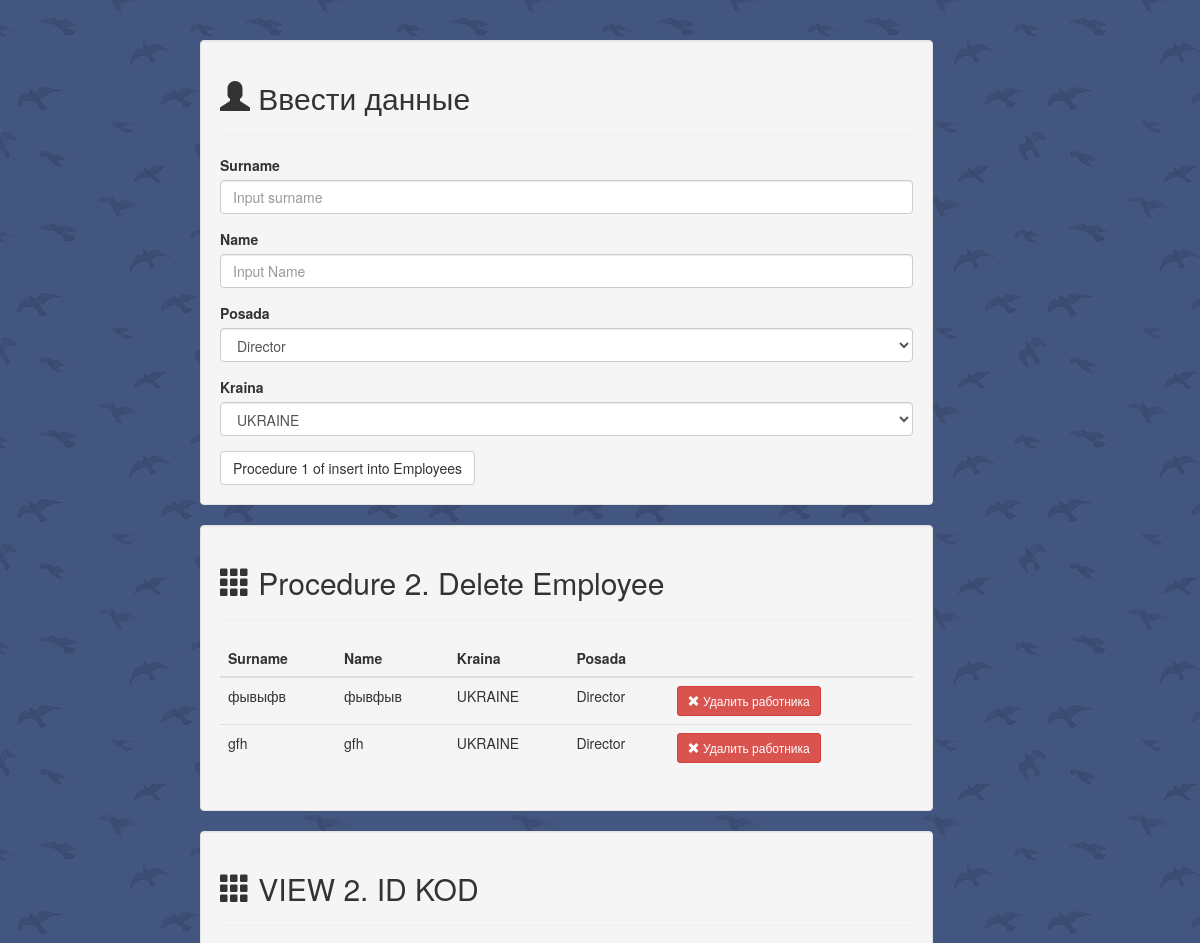
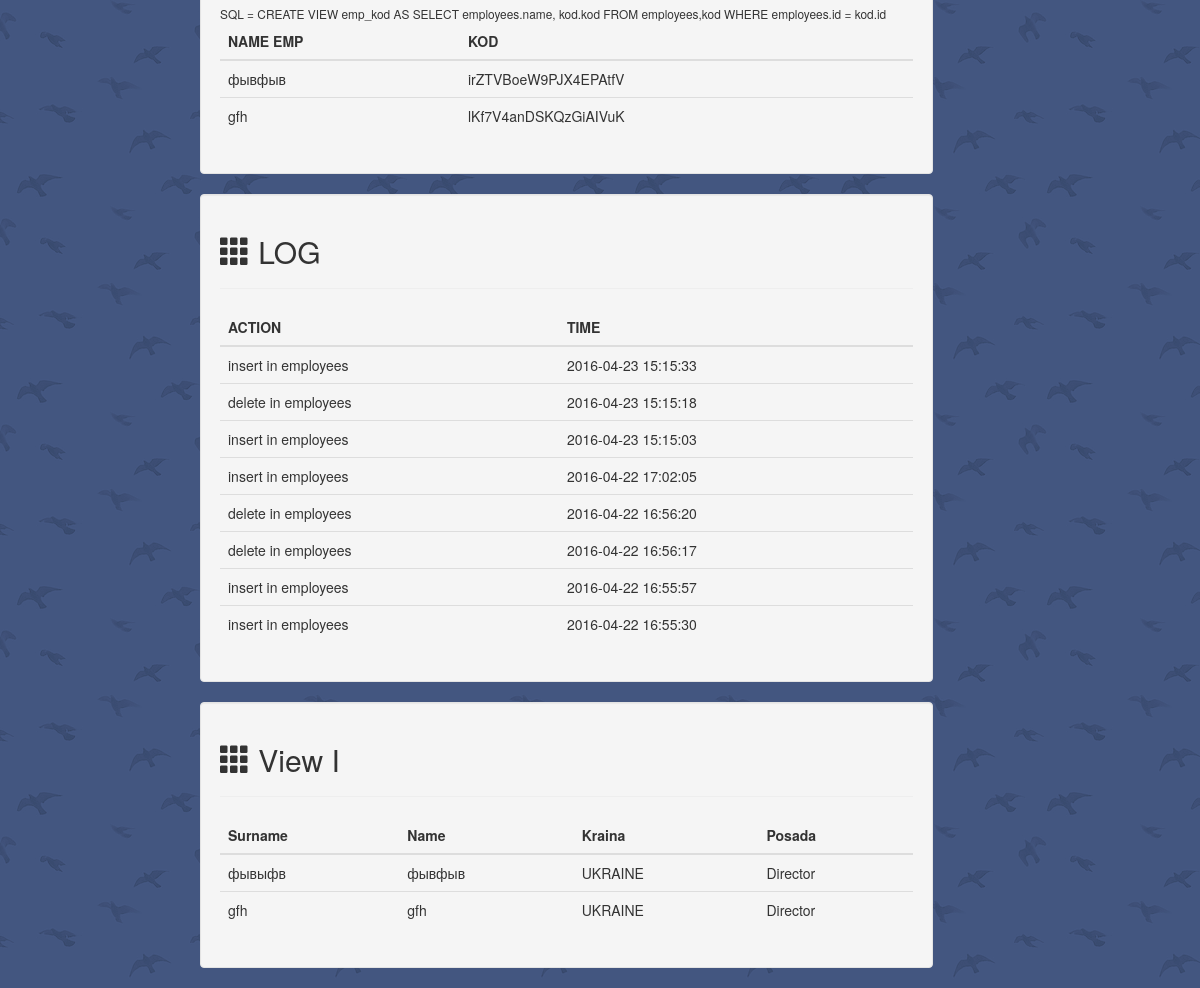
Screenshot of /Example_PostgreSQL/index1.php with the database file from the repository (2 pictures, top to bottom).
### tables this page shows
CREATE TABLE `log` (
  `id` int(11) NOT NULL,
  `action` varchar(50) DEFAULT NULL,
  `time` timestamp NOT NULL DEFAULT CURRENT_TIMESTAMP
);

### Example_PostgreSQL/index1.php (the view, shortened to what this page needs)
<?php
$host = "localhost";
$user = "root";
$password = "";
$db_name = "dbes";
try{
     $db = new PDO("mysql:host=$host;dbname=$db_name", $user, $password);
     $db->setAttribute( PDO::ATTR_ERRMODE, PDO::ERRMODE_EXCEPTION );
     $db->exec("SET NAMES utf8");
   }
   catch(PDOException $e){ echo $e->getMessage();  }
?>
<!DOCTYPE html>
<html lang="en">
<head>
 <link rel="stylesheet" href="booter/css/bootstrap.css" >
</head>
<body >
    <br> <br>
<div class="container-fluid">
  <div class="row">
    <div id="content" class="col-sm-8 col-md-offset-2">
        <div class="row">
              <div class="col-sm-11 well">
                <h2><span class="glyphicon glyphicon-user"></span> Ввести данные </h2>
                <hr>
                <form action="index1.php" method="post">
                     <div class="form-group">
                       <label>Surname</label>
                       <input type="text" name="surname" class="form-control"  placeholder="Input surname" required>
                     </div>
                     <div class="form-group">
                       <label>Name</label>
                       <input type="text" name="name" class="form-control"  placeholder="Input Name" required>
                     </div>
                     <div class="form-group">
                       <label>Posada</label>
                       <select name="posada"  class="form-control">
                         <option selected value="1">Director</option>
                        </select>
                     </div>
                     <div class="form-group">
                       <label>Kraina</label>
                       <select name="kraina"  class="form-control">
                         <option selected value="1">UKRAINE</option>
                        </select>
                     </div>
                     <button type="submit" name="input" class="btn btn-default">Procedure 1 of insert into Employees</button>
                    </form>
              </div>
              <div class="col-sm-11 well" >
                <h2><span class="glyphicon glyphicon-th"></span> Procedure 2. Delete Employee</h2>
                <hr>
                <table class="table table-hover">
                  <thead>
                    <tr>
                      <th>Surname</th>
                      <th>Name</th>
                      <th>Kraina</th>
                      <th>Posada</th>
                      <th></th>
                    </tr>
                  </thead>
                  <tbody>
                    <?php
                    $query = $db->query("SELECT * FROM emp_kr_pos");
                    while($data1 = $query->fetch(PDO::FETCH_ASSOC) )
                     {  ?>
                          <tr>
                            <td><?php echo $data1['surname']; ?></td>
                            <td><?php echo $data1['name']; ?></td>
                            <td><?php echo $data1['kraina']; ?></td>
                            <td><?php echo $data1['posada']; ?></td>
                            <td>
                                <form action="index1.php" method="post">
                                      <button name="del_emp" type="submit" class="btn btn-danger btn-sm"><span class="glyphicon glyphicon-remove"></span> Удалить работника</button>
                                </form>
                            </td>
                          </tr>
              <?php } ?>
                  </tbody>
                </table>
              </div>
              <div class="col-sm-11 well" >
                <h2><span class="glyphicon glyphicon-th"></span> VIEW 2. ID KOD</h2>
                <hr>
                <small>SQL = CREATE VIEW emp_kod AS SELECT employees.name, kod.kod FROM employees,kod WHERE employees.id = kod.id </small>
                <table class="table table-hover">
                  <thead>
                    <tr>
                      <th>NAME EMP</th>
                      <th>KOD</th>
                    </tr>
                  </thead>
                  <tbody>
                    <?php
                    $query = $db->query("SELECT * FROM emp_kod");
                    while($data1 = $query->fetch(PDO::FETCH_ASSOC))
                     {  ?>
                          <tr>
                            <td><?php echo $data1['name']; ?></td>
                            <td><?php echo $data1['kod']; ?></td>
                          </tr>
              <?php } ?>
                  </tbody>
                </table>
              </div>
<div class="col-sm-11 well" >
              <h2><span class="glyphicon glyphicon-th"></span> LOG</h2>
              <hr>
              <table class="table table-hover">
                <thead>
                  <tr>
                    <th>ACTION</th>
                    <th>TIME</th>
                  </tr>
                </thead>
                <tbody>
                  <?php
                  $query = $db->query("SELECT * FROM log");
                  while($data1 = $query->fetch(PDO::FETCH_ASSOC))
                   {  ?>
                        <tr>
                          <td><?php echo $data1['action']; ?></td>
                          <td><?php echo $data1['time']; ?></td>
                        </tr>
            <?php } ?>
                </tbody>
              </table>
  </div>
          <div class="col-sm-11 well" >
            <h2><span class="glyphicon glyphicon-th"></span> View I</h2>
            <hr>
            <table class="table table-hover">
              <thead>
                <tr>
                  <th>Surname</th>
                  <th>Name</th>
                  <th>Kraina</th>
                  <th>Posada</th>
                </tr>
              </thead>
              <tbody>
                <?php
                $query = $db->query("SELECT * FROM emp_kr_pos");
                $query->setFetchMode(PDO::FETCH_ASSOC);
                while($data1 = $query->fetch())
                 {  ?>
                      <tr>
                        <td><?php echo $data1['surname']; ?></td>
                        <td><?php echo $data1['name']; ?></td>
                        <td><?php echo $data1['kraina']; ?></td>
                        <td><?php echo $data1['posada']; ?></td>
                      </tr>
          <?php } ?>
              </tbody>
            </table>
          </div>
        </div>
    </div>
  </div>
</div>
</body>
</html>

### Example_PostgreSQL/index1.php (style rules this page uses)
body { background-image: url('9.png'); }

### rows the page displays
log: action "insert in employees", time "2016-04-23 15:15:33"
log: action "delete in employees", time "2016-04-23 15:15:18"
log: action "insert in employees", time "2016-04-23 15:15:03"
log: action "insert in employees", time "2016-04-22 17:02:05"
log: action "delete in employees", time "2016-04-22 16:56:20"
log: action "delete in employees", time "2016-04-22 16:56:17"
log: action "insert in employees", time "2016-04-22 16:55:57"
log: action "insert in employees", time "2016-04-22 16:55:30"

### other values shown
$data1['surname'] "фывыфв"
$data1['name'] "фывфыв"
$data1['kraina'] "UKRAINE"
$data1['posada'] "Director"
$data1['surname'] "gfh"
$data1['name'] "gfh"
$data1['kod'] "irZTVBoeW9PJX4EPAtfV"
$data1['kod'] "lKf7V4anDSKQzGiAIVuK"
